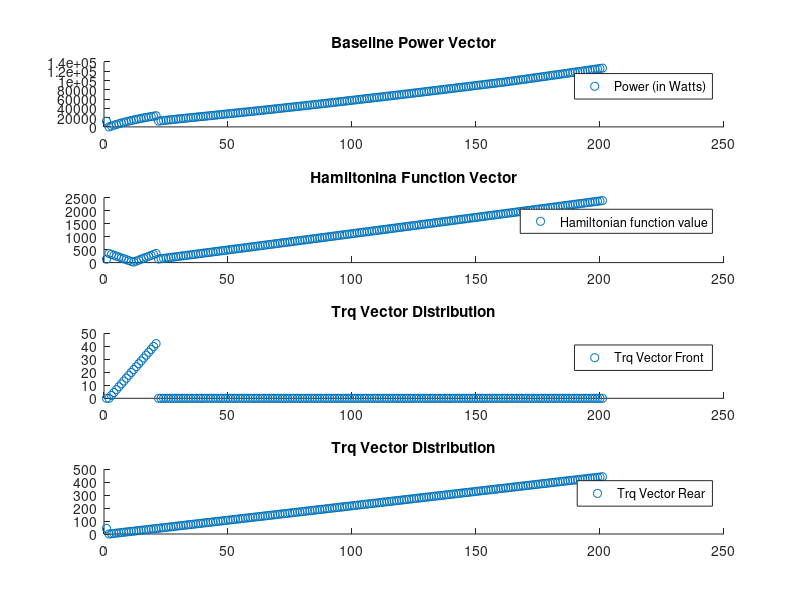

Source code (MATLAB): (Note: this script raises an error after producing the figure.)
close all
load("Full_analysis.mat")
load("Ham_analysis.mat")
load("Trq_dist.mat")
ndx=5;
Ham_high=Ham_analysis.high(ndx,2:end);
flag=Ham_analysis.flag_high(ndx,2:end)==0;
Ham_feasible=Ham_high(flag);
Ham_infeasible=Ham_high(~flag);

Trq_f=0.3012*Trq_dist.high_F(ndx,2:end);
Trq_r=0.3012*Trq_dist.high_R(ndx,2:end);
step=1:201;
subplot(4,1,1)
scatter(step, Full_analysis.high(ndx,2:end));
title("Baseline Power Vector")
legend('Power (in Watts)');
subplot(4,1,2)
scatter(1:length(Ham_feasible), Ham_feasible,'green');
hold on 
scatter(1:length(Ham_infeasible), Ham_infeasible,'red');
title("Hamiltonina Function Vector")
legend('Hamiltonian function value');
subplot(4,1,3)
scatter(step, Trq_f,'yellow');
title("Trq Vector Distribution")
legend('Trq Vector Front');
subplot(4,1,4)
scatter(step, Trq_r,'red');
title("Trq Vector Distribution")
legend("Trq Vector Rear")
sgtitle(['Optimisation space, Trq for demand=',num2str(Trq_dist.demand_high(ndx))]);
%legend('Trq f','Trq r');

